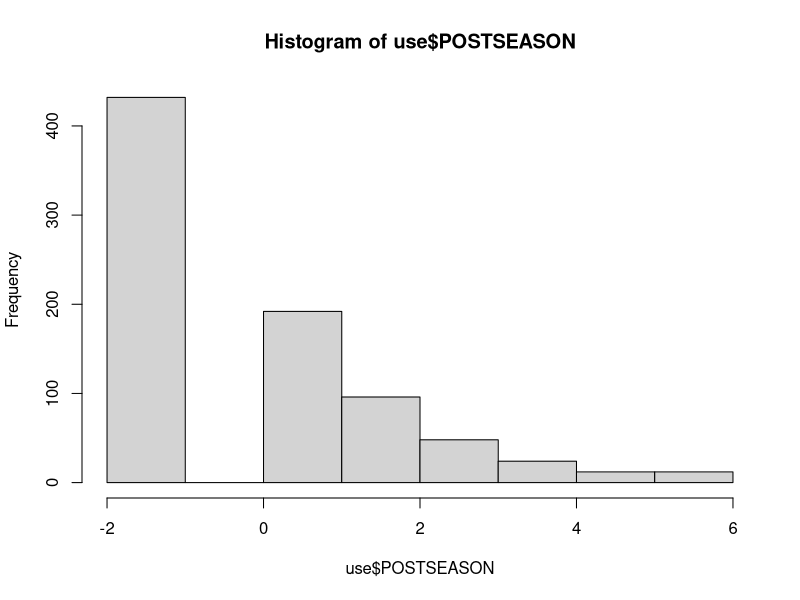
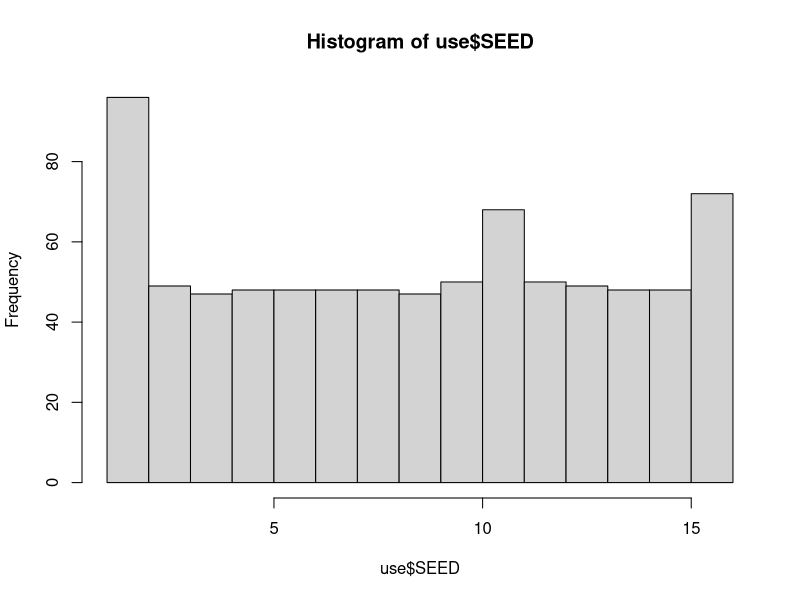

Recreate these plots in R, in order. (Note: this script raises an error after producing the figures.)

## `SEED` previously run as character vector in `actualscript26.R`, so re-running as numeric - 3/18/26

cbb <- read.csv("2026//kaggle//cbb.csv") ## appears to have everything needed through 2025

library(dplyr)

cbb2 <- cbb %>%
  mutate(POSTSEASON = na_if(POSTSEASON, "N/A"))

use <- na.omit(cbb2)

use$POSTSEASON[use$POSTSEASON=="Champions"] <- 6     # Changing qualitative outcome to numeric (how many rounds won)
use$POSTSEASON[use$POSTSEASON=="2ND"]       <- 5     
use$POSTSEASON[use$POSTSEASON=="F4"]        <- 4 
use$POSTSEASON[use$POSTSEASON=="E8"]        <- 3
use$POSTSEASON[use$POSTSEASON=="S16"]       <- 2
use$POSTSEASON[use$POSTSEASON=="R32"]       <- 1
use$POSTSEASON[use$POSTSEASON=="R64"]       <- -1    ## change to -1 (2025)
use$POSTSEASON[use$POSTSEASON=="R68"]       <- -2    ## change to -2 (2026; lost "win & in" game

use$POSTSEASON <- as.numeric(use$POSTSEASON)
use$SEED <- as.numeric(use$SEED)
hist(use$POSTSEASON)
hist(use$SEED)

######################
######################

library(caret)

control <- trainControl(method="cv", number=10,verboseIter = TRUE)
metric <- "RMSE"

use2 <- use[,-c(1,3,24)]  # team, games, year -- leaving conf IN

##########################################
##########################################
##########################################
##########################################


fit.lm <- train(POSTSEASON ~ ., data=use2, method="lm", metric=metric, trControl=control, preProcess = "knnImpute")

fit.wm <- train(POSTSEASON ~ ., data=use2, method="WM", metric=metric, trControl=control, preProcess = "knnImpute")

fit.evtree <- train(POSTSEASON ~ ., data=use2, method="evtree", metric=metric, trControl=control)

# CART
fit.cart <- train(POSTSEASON~., data=use2, method="rpart", metric=metric, trControl=control, preProcess = "knnImpute")

# kNN
fit.knn <- train(POSTSEASON~., data=use2, method="knn", metric=metric, trControl=control, preProcess = "knnImpute")

# c) advanced algorithms
# SVM
fit.svm <- train(POSTSEASON~., data=use2, method="svmRadial", metric=metric, trControl=control, preProcess = "knnImpute")
# Random Forest
#set.seed(87)
fit.rf <- train(POSTSEASON~., data=use2, method="rf", metric=metric, trControl=control, preProcess = "knnImpute")

#
# summarize accuracy of models
results <- resamples(list(cart=fit.cart, knn=fit.knn, svm=fit.svm, rf=fit.rf, lm=fit.lm, wm=fit.wm, ev=fit.evtree))
summary(results)
dotplot(results)


#############################################################
#############################################################
#############################################################
###################################################This Year#

cbb26_raw <- read.csv("2026//kaggle//cbb26.csv")[,-c(1,2,4)]

cbb26 <- cbb26_raw %>%
  mutate(SEED = na_if(SEED, "N/A"))

validate <- na.omit(cbb26)

validate$SEED <- as.numeric(validate$SEED)

predictions <- predict(fit.svm, validate)   ## wm, rf, svm (I think)
predictions2 <- predict(fit.lm, validate)   ## wm, rf, svm (I think)
predictions3 <- predict(fit.evtree, validate)   ## wm, rf, svm (I think)
predictions4 <- predict(fit.rf, validate)   ## wm, rf, svm (I think)


teamnames <- read.csv("2026//kaggle//cbb26.csv")
teamnames2 <- teamnames %>%
  mutate(SEED = na_if(SEED, "N/A"))

teamnames3 <- na.omit(teamnames2)

together <- as.data.frame(cbind(teamnames3[,2], predictions, predictions2,predictions3, predictions4))

colnames(together)[2] <- "svm"
colnames(together)[3] <- "lm"
colnames(together)[4] <- "ev"
colnames(together)[5] <- "rf"

write.csv(together, "2026//kaggle//predictions_numeric.csv")
